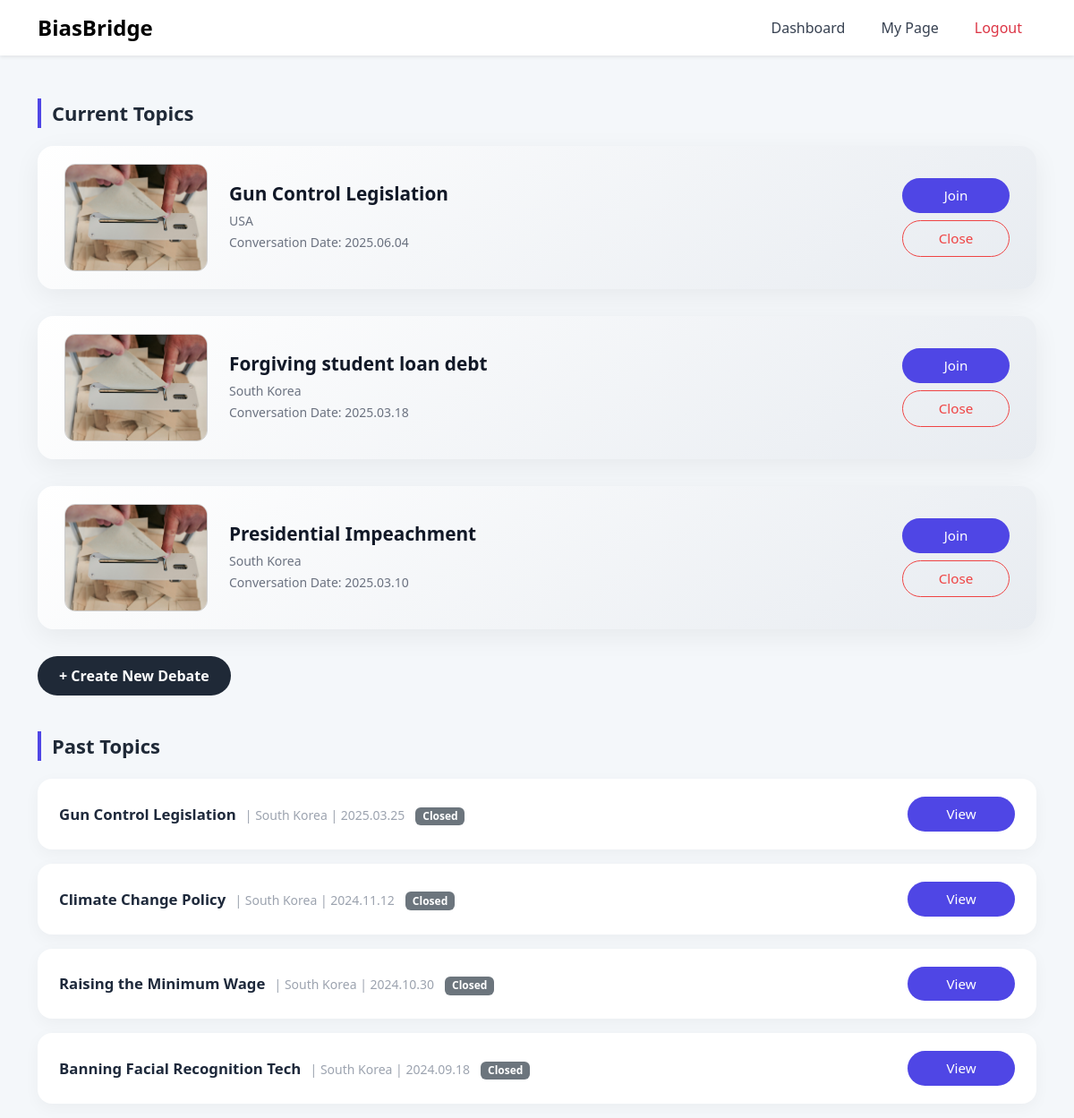
Before: /dashboard (signed in) with the older database file.
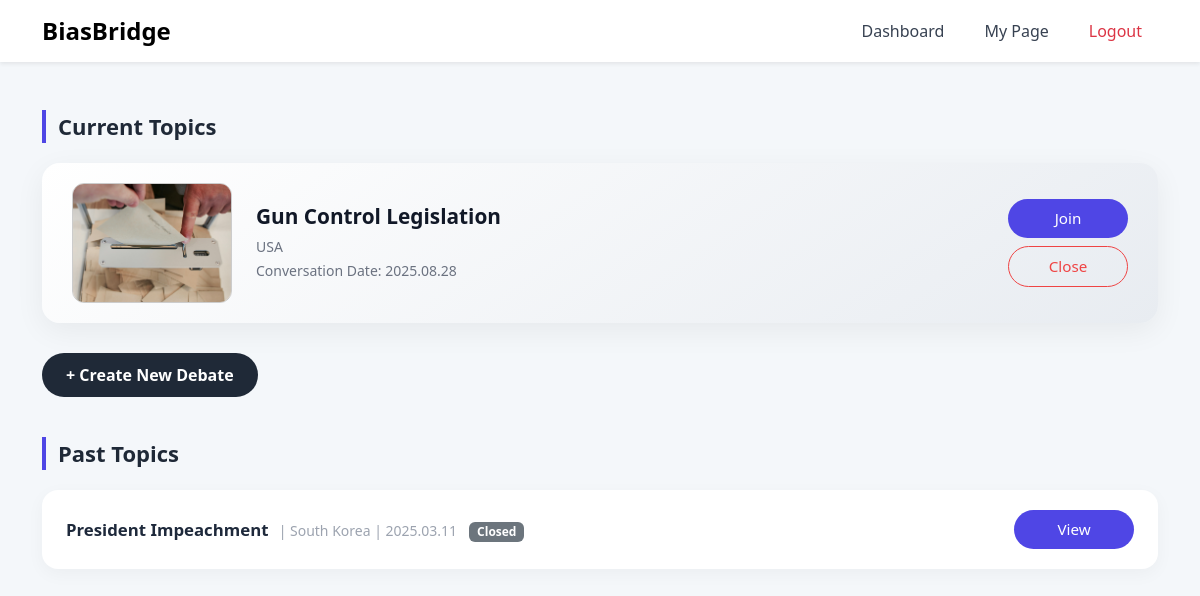
After: the same page with the newer database file.
### tables this page shows
CREATE TABLE debates (
                id INTEGER PRIMARY KEY AUTOINCREMENT,
                topic TEXT NOT NULL,
                country TEXT,
                date TEXT,
                is_active INTEGER DEFAULT 1
            , image TEXT, central_view TEXT, search_keywords TEXT);

### app.py (the view)
@app.route('/dashboard')
def dashboard():
    if 'user_id' not in session:
        return redirect(url_for('login'))
    with sqlite3.connect(DB_PATH) as conn:
        cursor = conn.cursor()
        cursor.execute(
            "SELECT id, topic, country, date, is_active, image FROM debates WHERE is_active = 1 ORDER BY date DESC")
        current_debates = cursor.fetchall()
        cursor.execute(
            "SELECT id, topic, country, date, is_active, image FROM debates WHERE is_active = 0 ORDER BY date DESC")
        past_debates = cursor.fetchall()
    return render_template('dashboard.html',
                           username=session['username'],
                           is_admin=is_admin(),
                           current_debates=current_debates,
                           past_debates=past_debates)

### app.py (called while the page is built)
def is_admin():
    return session.get('username') == 'test@test.com'

### templates/dashboard.html (shortened to what this page needs)
<!DOCTYPE html>
<html lang="en">
<head>
  <link href="https://cdn.jsdelivr.net/npm/bootstrap@5.3.3/dist/css/bootstrap.min.css" rel="stylesheet">
</head>
<body>
  {% include 'nav.html' %}
  <div class="container mt-md-5">
    <div class="section-title">Current Topics</div>
    {% if current_debates %}
{% for id, topic, country, date, is_active, image in current_debates %}
        <div class="topic-card">
<img src="{{ url_for('static', filename='debate_images/' + (image if image else 'login_bg.jpg')) }}"
     onerror="this.onerror=null; this.src='{{ url_for('static', filename='images/login_bg.jpg') }}';"
     alt="Topic Image">
          <div class="topic-details">
            <h5>{{ topic }}</h5>
            <small>{{ country }}<br>Conversation Date: {{ date }}</small>
          </div>
          <div class="admin-controls">
            <form action="{{ url_for('debate', debate_id=id) }}" method="GET">
              <button class="topic-button">Join</button>
            </form>
            {% if is_admin and is_active %}
              <form action="{{ url_for('close_debate', debate_id=id) }}" method="post">
                <button class="close-button">Close</button>
              </form>
            {% endif %}
          </div>
        </div>
      {% endfor %}
    {% else %}
      <p class="text-muted">No active debates at the moment.</p>
    {% endif %}
    {% if is_admin %}
      <div class="mb-4">
        <a href="{{ url_for('create_debate') }}" class="btn btn-dark">+ Create New Debate</a>
      </div>
    {% endif %}
    <div class="section-title">Past Topics</div>
{% for id, topic, country, date, is_active, image in past_debates %}
      <div class="past-topic">
        <div>
          <span class="past-topic-title">{{ topic }}</span>
          <small>| {{ country }} | {{ date }}</small>
          {% if is_active %}
            <span class="badge bg-success badge-status">Open</span>
          {% else %}
            <span class="badge bg-secondary badge-status">Closed</span>
          {% endif %}
        </div>
        <div class="admin-controls">
          <form action="{{ url_for('view_debate', debate_id=id) }}" method="get">
            <button class="view-button">View</button>
          </form>
        </div>
      </div>
    {% endfor %}
  </div>
</body>
</html>

### templates/nav.html (shortened to what this page needs)
<nav class="navbar navbar-expand-lg navbar-light bg-white shadow-sm sticky-top py-2">
  <div class="container">
    {% if session.get('user_id') %}
    <a class="navbar-brand fw-bold  fs-4" href="{{ url_for('dashboard') }}">BiasBridge</a>
    {% else %}
    <a class="navbar-brand fw-bold  fs-4" href="{{ url_for('index') }}">BiasBridge</a>
    {% endif %}
    <div class="collapse navbar-collapse" id="navbarNav">
      <ul class="navbar-nav ms-auto gap-2">
        {% if session.get('user_id') %}
          <li class="nav-item">
            <a class="nav-link px-3" href="{{ url_for('dashboard') }}">Dashboard</a>
          </li>
          <li class="nav-item">
            <a class="nav-link px-3" href="{{ url_for('mypage') }}">My Page</a>
          </li>
          <li class="nav-item">
            <a class="nav-link px-3 text-danger" href="{{ url_for('logout') }}">Logout</a>
          </li>
        {% else %}
          <li class="nav-item">
            <a class="nav-link px-3" href="{{ url_for('login') }}">Login</a>
          </li>
        {% endif %}
      </ul>
    </div>
  </div>
</nav>

### templates/dashboard.html (style rules this page uses)
body { background-color: #f4f7fa; font-family: 'Segoe UI', sans-serif; }
.section-title { font-size: 22px; font-weight: 700; margin: 40px 0 20px; color: #1f2937; border-left: 4px solid #4f46e5; padding-left: 12px; }
.topic-card { display: flex; align-items: center; background: linear-gradient(145deg, #ffffff, #e8ecf1); border-radius: 18px; padding: 20px 30px; margin-bottom: 30px; box-shadow: 0 8px 30px rgba(0,0,0,0.06); transition: transform 0.2s; }
.topic-card img { width: 160px; height: 120px; object-fit: cover; border-radius: 12px; margin-right: 24px; border: 1px solid #ccc; }
.topic-details { flex-grow: 1; }
.topic-details h5 { font-weight: 700; font-size: 1.3rem; margin-bottom: 6px; color: #111827; }
.topic-details small { color: #6b7280; }
.topic-button, .view-button { border: none; border-radius: 30px; padding: 8px 24px; background: #4f46e5; color: white; font-weight: 500; transition: 0.25s ease-in-out; }
.close-button { border: 1px solid #ef4444; color: #ef4444; border-radius: 30px; padding: 8px 24px; background: transparent; transition: 0.25s ease-in-out; }
.admin-controls { display: flex; flex-direction: column; gap: 8px; }
.past-topic { display: flex; justify-content: space-between; align-items: center; border-radius: 16px; padding: 20px 24px; margin-bottom: 16px; background: #ffffff; box-shadow: 0 5px 18px rgba(0, 0, 0, 0.04); }
.past-topic-title { font-weight: 600; font-size: 1.05rem; color: #1e293b; }
.past-topic small { color: #9ca3af; margin-left: 6px; }
.badge-status { font-size: 12px; margin-left: 8px; }
.btn-dark { background-color: #1f2937; border: none; padding: 10px 24px; border-radius: 30px; font-weight: 600; }
.topic-button, .view-button, .close-button { min-width: 120px; padding: 8px 24px; font-size: 0.95rem; text-align: center; }

### templates/nav.html (style rules this page uses)
.navbar-nav .nav-link { position: relative; color: #374151; font-weight: 500; transition: color 0.3s ease; }
.navbar-nav .nav-link::after { content: ''; position: absolute; left: 10%; bottom: -4px; width: 0%; height: 2px; background-color: #4f46e5; transition: width 0.3s ease, left 0.3s ease; }
.navbar-nav .nav-link.text-danger::after { background-color: #dc3545; }

Changed rows visible on the page:
removed debates: topic "Gun Control Legislation", country "USA", date "2025.06.04"
removed debates: topic "Forgiving student loan debt", country "South Korea", date "2025.03.18"
removed debates: topic "Presidential Impeachment", country "South Korea", date "2025.03.10"
removed debates: topic "Gun Control Legislation", country "South Korea", date "2025.03.25", is_active "Closed"
removed debates: topic "Climate Change Policy", country "South Korea", date "2024.11.12", is_active "Closed"
removed debates: topic "Raising the Minimum Wage", country "South Korea", date "2024.10.30", is_active "Closed"
removed debates: topic "Banning Facial Recognition Tech", country "South Korea", date "2024.09.18", is_active "Closed"
added debates: topic "Gun Control Legislation", country "USA", date "2025.08.28"
added debates: topic "President Impeachment", country "South Korea", date "2025.03.11", is_active "Closed"
